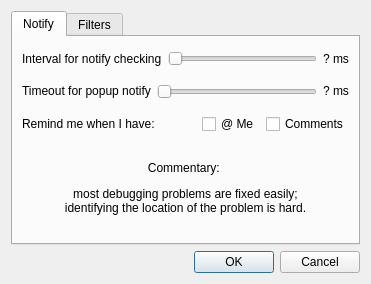
<?xml version="1.0" encoding="UTF-8"?>
<ui version="4.0">
 <class>SettingWindow</class>
 <widget class="QDialog" name="SettingWindow">
  <property name="geometry">
   <rect>
    <x>0</x>
    <y>0</y>
    <width>371</width>
    <height>277</height>
   </rect>
  </property>
  <property name="sizePolicy">
   <sizepolicy hsizetype="Preferred" vsizetype="Preferred">
    <horstretch>0</horstretch>
    <verstretch>0</verstretch>
   </sizepolicy>
  </property>
  <property name="windowTitle">
   <string>Settings</string>
  </property>
  <property name="windowIcon">
   <iconset resource="wecase.qrc">
    <normaloff>:/IMG/img/preferences-other.png</normaloff>:/IMG/img/preferences-other.png</iconset>
  </property>
  <layout class="QVBoxLayout" name="verticalLayout" stretch="6,0">
   <item>
    <widget class="QTabWidget" name="tabWidget">
     <property name="sizePolicy">
      <sizepolicy hsizetype="Preferred" vsizetype="Preferred">
       <horstretch>0</horstretch>
       <verstretch>0</verstretch>
      </sizepolicy>
     </property>
     <property name="currentIndex">
      <number>0</number>
     </property>
     <widget class="QWidget" name="tab">
      <attribute name="title">
       <string>Notify</string>
      </attribute>
      <layout class="QVBoxLayout" name="verticalLayout_11">
       <item>
        <layout class="QVBoxLayout" name="verticalLayout_2">
         <item>
          <layout class="QHBoxLayout" name="horizontalLayout_2">
           <item alignment="Qt::AlignVCenter">
            <widget class="QLabel" name="intervalDefine">
             <property name="text">
              <string>Interval for notify checking</string>
             </property>
             <property name="buddy">
              <cstring>intervalSlider</cstring>
             </property>
            </widget>
           </item>
           <item alignment="Qt::AlignVCenter">
            <widget class="QSlider" name="intervalSlider">
             <property name="minimum">
              <number>5</number>
             </property>
             <property name="maximum">
              <number>360</number>
             </property>
             <property name="singleStep">
              <number>30</number>
             </property>
             <property name="pageStep">
              <number>0</number>
             </property>
             <property name="value">
              <number>5</number>
             </property>
             <property name="orientation">
              <enum>Qt::Horizontal</enum>
             </property>
            </widget>
           </item>
           <item alignment="Qt::AlignVCenter">
            <widget class="QLabel" name="intervalLabel">
             <property name="text">
              <string>? ms</string>
             </property>
            </widget>
           </item>
          </layout>
         </item>
         <item>
          <layout class="QHBoxLayout" name="horizontalLayout_4">
           <item alignment="Qt::AlignVCenter">
            <widget class="QLabel" name="timeoutDefine">
             <property name="text">
              <string>Timeout for popup notify</string>
             </property>
             <property name="buddy">
              <cstring>intervalSlider</cstring>
             </property>
            </widget>
           </item>
           <item alignment="Qt::AlignVCenter">
            <widget class="QSlider" name="timeoutSlider">
             <property name="minimum">
              <number>1</number>
             </property>
             <property name="maximum">
              <number>100</number>
             </property>
             <property name="singleStep">
              <number>30</number>
             </property>
             <property name="pageStep">
              <number>0</number>
             </property>
             <property name="value">
              <number>1</number>
             </property>
             <property name="orientation">
              <enum>Qt::Horizontal</enum>
             </property>
            </widget>
           </item>
           <item alignment="Qt::AlignLeft|Qt::AlignVCenter">
            <widget class="QLabel" name="timeoutLabel">
             <property name="text">
              <string>? ms</string>
             </property>
            </widget>
           </item>
          </layout>
         </item>
         <item>
          <layout class="QHBoxLayout" name="horizontalLayout_3">
           <item alignment="Qt::AlignVCenter">
            <widget class="QLabel" name="label_2">
             <property name="text">
              <string>Remind me when I have:</string>
             </property>
             <property name="buddy">
              <cstring>mentionsChk</cstring>
             </property>
            </widget>
           </item>
           <item>
            <layout class="QHBoxLayout" name="horizontalLayout">
             <property name="rightMargin">
              <number>0</number>
             </property>
             <property name="bottomMargin">
              <number>0</number>
             </property>
             <item>
              <spacer name="horizontalSpacer">
               <property name="orientation">
                <enum>Qt::Horizontal</enum>
               </property>
               <property name="sizeHint" stdset="0">
                <size>
                 <width>40</width>
                 <height>20</height>
                </size>
               </property>
              </spacer>
             </item>
             <item alignment="Qt::AlignVCenter">
              <widget class="QCheckBox" name="mentionsChk">
               <property name="text">
                <string>@ Me</string>
               </property>
              </widget>
             </item>
             <item alignment="Qt::AlignVCenter">
              <widget class="QCheckBox" name="commentsChk">
               <property name="text">
                <string>Comments</string>
               </property>
              </widget>
             </item>
            </layout>
           </item>
          </layout>
         </item>
        </layout>
       </item>
       <item>
        <widget class="QLabel" name="label_6">
         <property name="text">
          <string>&lt;html&gt;&lt;head/&gt;&lt;body&gt;&lt;p align=&quot;center&quot;&gt;Commentary: &lt;/p&gt;&lt;p align=&quot;center&quot;&gt;most debugging problems are fixed easily; &lt;br/&gt;identifying the location of the problem is hard.&lt;/p&gt;&lt;/body&gt;&lt;/html&gt;</string>
         </property>
         <property name="textFormat">
          <enum>Qt::RichText</enum>
         </property>
         <property name="alignment">
          <set>Qt::AlignCenter</set>
         </property>
         <property name="wordWrap">
          <bool>true</bool>
         </property>
        </widget>
       </item>
      </layout>
     </widget>
     <widget class="QWidget" name="tab_2">
      <attribute name="title">
       <string>Filters</string>
      </attribute>
      <layout class="QGridLayout" name="gridLayout">
       <item row="0" column="0">
        <layout class="QHBoxLayout" name="horizontalLayout_5">
         <item>
          <layout class="QVBoxLayout" name="verticalLayout_3">
           <item>
            <widget class="QLabel" name="label_5">
             <property name="text">
              <string>These users won't show in any timeline:</string>
             </property>
            </widget>
           </item>
           <item>
            <widget class="QListWidget" name="usersBlackListWidget"/>
           </item>
          </layout>
         </item>
         <item>
          <layout class="QVBoxLayout" name="verticalLayout_4">
           <item>
            <spacer name="verticalSpacer">
             <property name="orientation">
              <enum>Qt::Vertical</enum>
             </property>
             <property name="sizeHint" stdset="0">
              <size>
               <width>20</width>
               <height>40</height>
              </size>
             </property>
            </spacer>
           </item>
           <item>
            <widget class="QPushButton" name="btnAddBlackUser">
             <property name="text">
              <string>Add</string>
             </property>
            </widget>
           </item>
           <item>
            <widget class="QPushButton" name="btnRemoveBlackUser">
             <property name="text">
              <string>Remove</string>
             </property>
            </widget>
           </item>
           <item>
            <spacer name="verticalSpacer_4">
             <property name="orientation">
              <enum>Qt::Vertical</enum>
             </property>
             <property name="sizeHint" stdset="0">
              <size>
               <width>20</width>
               <height>40</height>
              </size>
             </property>
            </spacer>
           </item>
          </layout>
         </item>
        </layout>
       </item>
       <item row="1" column="0">
        <layout class="QHBoxLayout" name="horizontalLayout_8">
         <item>
          <layout class="QVBoxLayout" name="verticalLayout_9">
           <item>
            <widget class="QLabel" name="label">
             <property name="text">
              <string>Tweets with these keywords won't show:</string>
             </property>
            </widget>
           </item>
           <item>
            <widget class="QListWidget" name="tweetsKeywordsBlacklistWidget">
             <property name="sizePolicy">
              <sizepolicy hsizetype="Expanding" vsizetype="Expanding">
               <horstretch>0</horstretch>
               <verstretch>0</verstretch>
              </sizepolicy>
             </property>
            </widget>
           </item>
          </layout>
         </item>
         <item>
          <layout class="QVBoxLayout" name="verticalLayout_10">
           <item>
            <spacer name="verticalSpacer_5">
             <property name="orientation">
              <enum>Qt::Vertical</enum>
             </property>
             <property name="sizeHint" stdset="0">
              <size>
               <width>20</width>
               <height>40</height>
              </size>
             </property>
            </spacer>
           </item>
           <item>
            <widget class="QPushButton" name="btnAddKeyword">
             <property name="text">
              <string>Add</string>
             </property>
            </widget>
           </item>
           <item>
            <widget class="QPushButton" name="btnRemoveKeyword">
             <property name="text">
              <string>Remove</string>
             </property>
            </widget>
           </item>
           <item>
            <spacer name="verticalSpacer_6">
             <property name="orientation">
              <enum>Qt::Vertical</enum>
             </property>
             <property name="sizeHint" stdset="0">
              <size>
               <width>20</width>
               <height>40</height>
              </size>
             </property>
            </spacer>
           </item>
          </layout>
         </item>
        </layout>
       </item>
      </layout>
     </widget>
    </widget>
   </item>
   <item>
    <widget class="QDialogButtonBox" name="buttonBox">
     <property name="standardButtons">
      <set>QDialogButtonBox::Cancel|QDialogButtonBox::Ok</set>
     </property>
    </widget>
   </item>
  </layout>
 </widget>
 <resources>
  <include location="wecase.qrc"/>
 </resources>
 <connections>
  <connection>
   <sender>buttonBox</sender>
   <signal>accepted()</signal>
   <receiver>SettingWindow</receiver>
   <slot>accept()</slot>
   <hints>
    <hint type="sourcelabel">
     <x>179</x>
     <y>170</y>
    </hint>
    <hint type="destinationlabel">
     <x>179</x>
     <y>93</y>
    </hint>
   </hints>
  </connection>
  <connection>
   <sender>buttonBox</sender>
   <signal>rejected()</signal>
   <receiver>SettingWindow</receiver>
   <slot>reject()</slot>
   <hints>
    <hint type="sourcelabel">
     <x>179</x>
     <y>170</y>
    </hint>
    <hint type="destinationlabel">
     <x>179</x>
     <y>93</y>
    </hint>
   </hints>
  </connection>
  <connection>
   <sender>intervalSlider</sender>
   <signal>valueChanged(int)</signal>
   <receiver>SettingWindow</receiver>
   <slot>setIntervalText(int)</slot>
   <hints>
    <hint type="sourcelabel">
     <x>203</x>
     <y>54</y>
    </hint>
    <hint type="destinationlabel">
     <x>11</x>
     <y>132</y>
    </hint>
   </hints>
  </connection>
  <connection>
   <sender>timeoutSlider</sender>
   <signal>valueChanged(int)</signal>
   <receiver>SettingWindow</receiver>
   <slot>setTimeoutText(int)</slot>
   <hints>
    <hint type="sourcelabel">
     <x>246</x>
     <y>90</y>
    </hint>
    <hint type="destinationlabel">
     <x>31</x>
     <y>152</y>
    </hint>
   </hints>
  </connection>
  <connection>
   <sender>btnAddBlackUser</sender>
   <signal>clicked()</signal>
   <receiver>SettingWindow</receiver>
   <slot>addBlackUser()</slot>
   <hints>
    <hint type="sourcelabel">
     <x>318</x>
     <y>67</y>
    </hint>
    <hint type="destinationlabel">
     <x>185</x>
     <y>138</y>
    </hint>
   </hints>
  </connection>
  <connection>
   <sender>btnRemoveBlackUser</sender>
   <signal>clicked()</signal>
   <receiver>SettingWindow</receiver>
   <slot>removeBlackUser()</slot>
   <hints>
    <hint type="sourcelabel">
     <x>318</x>
     <y>94</y>
    </hint>
    <hint type="destinationlabel">
     <x>185</x>
     <y>138</y>
    </hint>
   </hints>
  </connection>
  <connection>
   <sender>btnAddKeyword</sender>
   <signal>clicked()</signal>
   <receiver>SettingWindow</receiver>
   <slot>addKeyword()</slot>
   <hints>
    <hint type="sourcelabel">
     <x>318</x>
     <y>171</y>
    </hint>
    <hint type="destinationlabel">
     <x>185</x>
     <y>138</y>
    </hint>
   </hints>
  </connection>
  <connection>
   <sender>btnRemoveKeyword</sender>
   <signal>clicked()</signal>
   <receiver>SettingWindow</receiver>
   <slot>removeKeyword()</slot>
   <hints>
    <hint type="sourcelabel">
     <x>318</x>
     <y>198</y>
    </hint>
    <hint type="destinationlabel">
     <x>185</x>
     <y>138</y>
    </hint>
   </hints>
  </connection>
 </connections>
 <slots>
  <slot>setIntervalText(int)</slot>
  <slot>setTimeoutText(int)</slot>
  <slot>addBlackUser()</slot>
  <slot>removeBlackUser()</slot>
  <slot>addKeyword()</slot>
  <slot>removeKeyword()</slot>
 </slots>
</ui>
